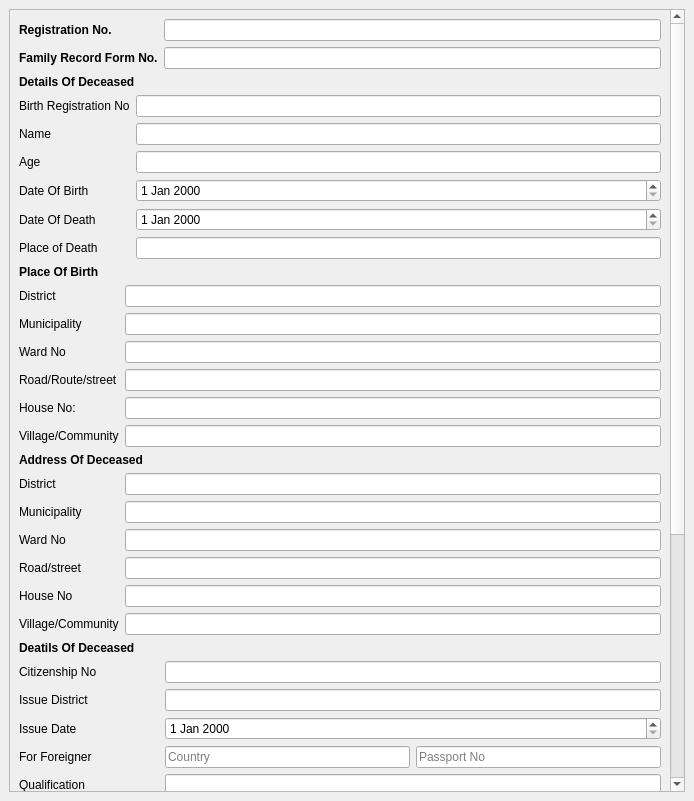
<?xml version="1.0" encoding="UTF-8"?>
<ui version="4.0">
 <class>Deathform</class>
 <widget class="QMainWindow" name="Deathform">
  <property name="geometry">
   <rect>
    <x>0</x>
    <y>0</y>
    <width>694</width>
    <height>801</height>
   </rect>
  </property>
  <property name="windowTitle">
   <string>MainWindow</string>
  </property>
  <widget class="QWidget" name="centralwidget">
   <layout class="QGridLayout" name="gridLayout">
    <item row="0" column="0">
     <widget class="QScrollArea" name="scrollArea">
      <property name="widgetResizable">
       <bool>true</bool>
      </property>
      <widget class="QWidget" name="scrollAreaWidgetContents">
       <property name="geometry">
        <rect>
         <x>0</x>
         <y>-512</y>
         <width>660</width>
         <height>1293</height>
        </rect>
       </property>
       <layout class="QGridLayout" name="gridLayout_2">
        <item row="6" column="0">
         <layout class="QFormLayout" name="formLayout_5">
          <item row="0" column="0">
           <widget class="QLabel" name="districtLabel_2">
            <property name="text">
             <string>District</string>
            </property>
           </widget>
          </item>
          <item row="0" column="1">
           <widget class="QLineEdit" name="districtLineEdit_2"/>
          </item>
          <item row="1" column="0">
           <widget class="QLabel" name="municipalityLabel">
            <property name="text">
             <string>Municipality</string>
            </property>
           </widget>
          </item>
          <item row="1" column="1">
           <widget class="QLineEdit" name="municipalityLineEdit"/>
          </item>
          <item row="2" column="0">
           <widget class="QLabel" name="wardNoLabel_2">
            <property name="text">
             <string>Ward No</string>
            </property>
           </widget>
          </item>
          <item row="2" column="1">
           <widget class="QLineEdit" name="wardNoLineEdit_2"/>
          </item>
          <item row="3" column="0">
           <widget class="QLabel" name="roadtLabel">
            <property name="text">
             <string>Road/street</string>
            </property>
           </widget>
          </item>
          <item row="3" column="1">
           <widget class="QLineEdit" name="roadStreetLineEdit"/>
          </item>
          <item row="4" column="0">
           <widget class="QLabel" name="houseNoLabel_2">
            <property name="text">
             <string>House No</string>
            </property>
           </widget>
          </item>
          <item row="4" column="1">
           <widget class="QLineEdit" name="houseNoLineEdit_2"/>
          </item>
          <item row="5" column="0">
           <widget class="QLabel" name="villageLabel_2">
            <property name="text">
             <string>Village/Community</string>
            </property>
           </widget>
          </item>
          <item row="5" column="1">
           <widget class="QLineEdit" name="houseNoLineEdit_3"/>
          </item>
         </layout>
        </item>
        <item row="5" column="0">
         <widget class="QLabel" name="label_3">
          <property name="text">
           <string>&lt;b&gt;Address Of Deceased</string>
          </property>
         </widget>
        </item>
        <item row="1" column="0">
         <widget class="QLabel" name="label">
          <property name="text">
           <string>&lt;b&gt;Details Of Deceased</string>
          </property>
         </widget>
        </item>
        <item row="4" column="0">
         <layout class="QFormLayout" name="formLayout_2">
          <item row="0" column="0">
           <widget class="QLabel" name="districtLabel">
            <property name="text">
             <string>District</string>
            </property>
           </widget>
          </item>
          <item row="0" column="1">
           <widget class="QLineEdit" name="districtLineEdit"/>
          </item>
          <item row="1" column="0">
           <widget class="QLabel" name="mubicipalityLabel">
            <property name="text">
             <string>Municipality</string>
            </property>
           </widget>
          </item>
          <item row="1" column="1">
           <widget class="QLineEdit" name="mubicipalityLineEdit"/>
          </item>
          <item row="2" column="0">
           <widget class="QLabel" name="wardNoLabel">
            <property name="text">
             <string>Ward No</string>
            </property>
           </widget>
          </item>
          <item row="3" column="0">
           <widget class="QLabel" name="roadLabel">
            <property name="text">
             <string>Road/Route/street</string>
            </property>
           </widget>
          </item>
          <item row="3" column="1">
           <widget class="QLineEdit" name="roadLineEdit"/>
          </item>
          <item row="4" column="0">
           <widget class="QLabel" name="houseNoLabel">
            <property name="text">
             <string>House No:</string>
            </property>
           </widget>
          </item>
          <item row="4" column="1">
           <widget class="QLineEdit" name="houseNoLineEdit"/>
          </item>
          <item row="5" column="0">
           <widget class="QLabel" name="villageLabel">
            <property name="text">
             <string>Village/Community</string>
            </property>
           </widget>
          </item>
          <item row="5" column="1">
           <widget class="QLineEdit" name="villageLineEdit"/>
          </item>
          <item row="2" column="1">
           <widget class="QLineEdit" name="wardNoLineEdit"/>
          </item>
         </layout>
        </item>
        <item row="3" column="0">
         <widget class="QLabel" name="label_2">
          <property name="text">
           <string>&lt;b&gt;Place Of Birth</string>
          </property>
         </widget>
        </item>
        <item row="2" column="0">
         <layout class="QFormLayout" name="formLayout">
          <item row="0" column="0">
           <widget class="QLabel" name="birthRegistrationNoLabel">
            <property name="text">
             <string>Birth Registration No</string>
            </property>
           </widget>
          </item>
          <item row="0" column="1">
           <widget class="QLineEdit" name="birthRegistrationNoLineEdit"/>
          </item>
          <item row="1" column="0">
           <widget class="QLabel" name="nameLabel">
            <property name="text">
             <string>Name</string>
            </property>
           </widget>
          </item>
          <item row="1" column="1">
           <widget class="QLineEdit" name="nameLineEdit"/>
          </item>
          <item row="3" column="0">
           <widget class="QLabel" name="dateOfBirthLabel">
            <property name="text">
             <string>Date Of Birth</string>
            </property>
           </widget>
          </item>
          <item row="3" column="1">
           <layout class="QHBoxLayout" name="horizontalLayout">
            <item>
             <widget class="QDateEdit" name="dateEdit"/>
            </item>
           </layout>
          </item>
          <item row="4" column="0">
           <widget class="QLabel" name="dateOfDeathLabel">
            <property name="text">
             <string>Date Of Death</string>
            </property>
           </widget>
          </item>
          <item row="4" column="1">
           <layout class="QHBoxLayout" name="horizontalLayout_2">
            <item>
             <widget class="QDateEdit" name="dateEdit_3"/>
            </item>
           </layout>
          </item>
          <item row="5" column="0">
           <widget class="QLabel" name="placeOfDeathLabel">
            <property name="text">
             <string>Place of Death</string>
            </property>
           </widget>
          </item>
          <item row="5" column="1">
           <widget class="QLineEdit" name="placeOfDeathLineEdit"/>
          </item>
          <item row="2" column="0">
           <widget class="QLabel" name="ageLabel">
            <property name="text">
             <string>Age</string>
            </property>
           </widget>
          </item>
          <item row="2" column="1">
           <widget class="QLineEdit" name="ageLineEdit"/>
          </item>
         </layout>
        </item>
        <item row="7" column="0">
         <widget class="QLabel" name="label_4">
          <property name="text">
           <string>&lt;b&gt;Deatils Of Deceased</string>
          </property>
         </widget>
        </item>
        <item row="0" column="0">
         <layout class="QFormLayout" name="formLayout_7">
          <item row="0" column="0">
           <widget class="QLabel" name="registrationNoLabel">
            <property name="text">
             <string>&lt;b&gt;Registration No.</string>
            </property>
           </widget>
          </item>
          <item row="0" column="1">
           <widget class="QLineEdit" name="registrationNoLineEdit"/>
          </item>
          <item row="1" column="0">
           <widget class="QLabel" name="familyRecordFormNoLabel">
            <property name="text">
             <string>&lt;b&gt;Family Record Form No.</string>
            </property>
           </widget>
          </item>
          <item row="1" column="1">
           <widget class="QLineEdit" name="familyRecordFormNoLineEdit"/>
          </item>
         </layout>
        </item>
        <item row="8" column="0">
         <layout class="QFormLayout" name="formLayout_6">
          <item row="0" column="0">
           <widget class="QLabel" name="citizenshipNoLabel">
            <property name="text">
             <string>Citizenship No</string>
            </property>
           </widget>
          </item>
          <item row="0" column="1">
           <widget class="QLineEdit" name="citizenshipNoLineEdit"/>
          </item>
          <item row="1" column="0">
           <widget class="QLabel" name="issueDistrictLabel">
            <property name="text">
             <string>Issue District</string>
            </property>
           </widget>
          </item>
          <item row="1" column="1">
           <widget class="QLineEdit" name="issueDistrictLineEdit"/>
          </item>
          <item row="2" column="0">
           <widget class="QLabel" name="issueDateLabel">
            <property name="text">
             <string>Issue Date</string>
            </property>
           </widget>
          </item>
          <item row="2" column="1">
           <widget class="QDateEdit" name="dateEdit_5"/>
          </item>
          <item row="3" column="0">
           <widget class="QLabel" name="forForeignerLabel">
            <property name="text">
             <string>For Foreigner</string>
            </property>
           </widget>
          </item>
          <item row="3" column="1">
           <layout class="QHBoxLayout" name="horizontalLayout_3">
            <item>
             <widget class="QLineEdit" name="lineEdit_2">
              <property name="placeholderText">
               <string>Country</string>
              </property>
             </widget>
            </item>
            <item>
             <widget class="QLineEdit" name="lineEdit">
              <property name="placeholderText">
               <string>Passport No</string>
              </property>
             </widget>
            </item>
           </layout>
          </item>
          <item row="4" column="0">
           <widget class="QLabel" name="qualificationLabel">
            <property name="text">
             <string>Qualification</string>
            </property>
           </widget>
          </item>
          <item row="4" column="1">
           <widget class="QLineEdit" name="qualificationLineEdit"/>
          </item>
          <item row="5" column="0">
           <widget class="QLabel" name="mothersTongueLabel">
            <property name="text">
             <string>Mothers Tongue</string>
            </property>
           </widget>
          </item>
          <item row="5" column="1">
           <widget class="QLineEdit" name="mothersTongueLineEdit"/>
          </item>
          <item row="6" column="0">
           <widget class="QLabel" name="casteLabel">
            <property name="text">
             <string>Caste</string>
            </property>
           </widget>
          </item>
          <item row="6" column="1">
           <widget class="QLineEdit" name="casteLineEdit"/>
          </item>
          <item row="7" column="0">
           <widget class="QLabel" name="religionLabel">
            <property name="text">
             <string>Religion</string>
            </property>
           </widget>
          </item>
          <item row="7" column="1">
           <widget class="QLineEdit" name="religionLineEdit"/>
          </item>
          <item row="8" column="0">
           <widget class="QLabel" name="grandFatherLabel">
            <property name="text">
             <string>GrandFather</string>
            </property>
           </widget>
          </item>
          <item row="8" column="1">
           <widget class="QLineEdit" name="grandFatherLineEdit"/>
          </item>
          <item row="9" column="0">
           <widget class="QLabel" name="fatherLabel">
            <property name="text">
             <string>Father</string>
            </property>
           </widget>
          </item>
          <item row="9" column="1">
           <widget class="QLineEdit" name="fatherLineEdit"/>
          </item>
          <item row="10" column="0">
           <widget class="QLabel" name="motherLabel">
            <property name="text">
             <string>Mother</string>
            </property>
           </widget>
          </item>
          <item row="10" column="1">
           <widget class="QLineEdit" name="motherLineEdit"/>
          </item>
          <item row="11" column="0">
           <widget class="QLabel" name="spouseLabel">
            <property name="text">
             <string>Spouse</string>
            </property>
           </widget>
          </item>
          <item row="11" column="1">
           <widget class="QLineEdit" name="spouseLineEdit"/>
          </item>
          <item row="12" column="0">
           <widget class="QLabel" name="causeOfDeathLabel">
            <property name="text">
             <string>Cause Of Death</string>
            </property>
           </widget>
          </item>
          <item row="12" column="1">
           <widget class="QLineEdit" name="causeOfDeathLineEdit"/>
          </item>
          <item row="13" column="0">
           <widget class="QLabel" name="informationProvidedByLabel">
            <property name="text">
             <string>&lt;b&gt;Information Provided By</string>
            </property>
           </widget>
          </item>
          <item row="14" column="0">
           <widget class="QLabel" name="nameLabel_2">
            <property name="text">
             <string>Name</string>
            </property>
           </widget>
          </item>
          <item row="14" column="1">
           <widget class="QLineEdit" name="nameLineEdit_2"/>
          </item>
          <item row="15" column="0">
           <widget class="QLabel" name="citizenshipCertificateNoLabel">
            <property name="text">
             <string>Citizenship Certificate No.</string>
            </property>
           </widget>
          </item>
          <item row="15" column="1">
           <widget class="QLineEdit" name="citizenshipCertificateNoLineEdit"/>
          </item>
          <item row="17" column="1">
           <widget class="QDialogButtonBox" name="buttonBox">
            <property name="standardButtons">
             <set>QDialogButtonBox::Cancel|QDialogButtonBox::Ok</set>
            </property>
           </widget>
          </item>
          <item row="16" column="1">
           <widget class="QLineEdit" name="relationToDeceasedLineEdit"/>
          </item>
          <item row="16" column="0">
           <widget class="QLabel" name="relationToDeceasedLabel">
            <property name="text">
             <string>Relation To Deceased</string>
            </property>
           </widget>
          </item>
         </layout>
        </item>
       </layout>
      </widget>
     </widget>
    </item>
   </layout>
  </widget>
 </widget>
 <resources/>
 <connections/>
</ui>
